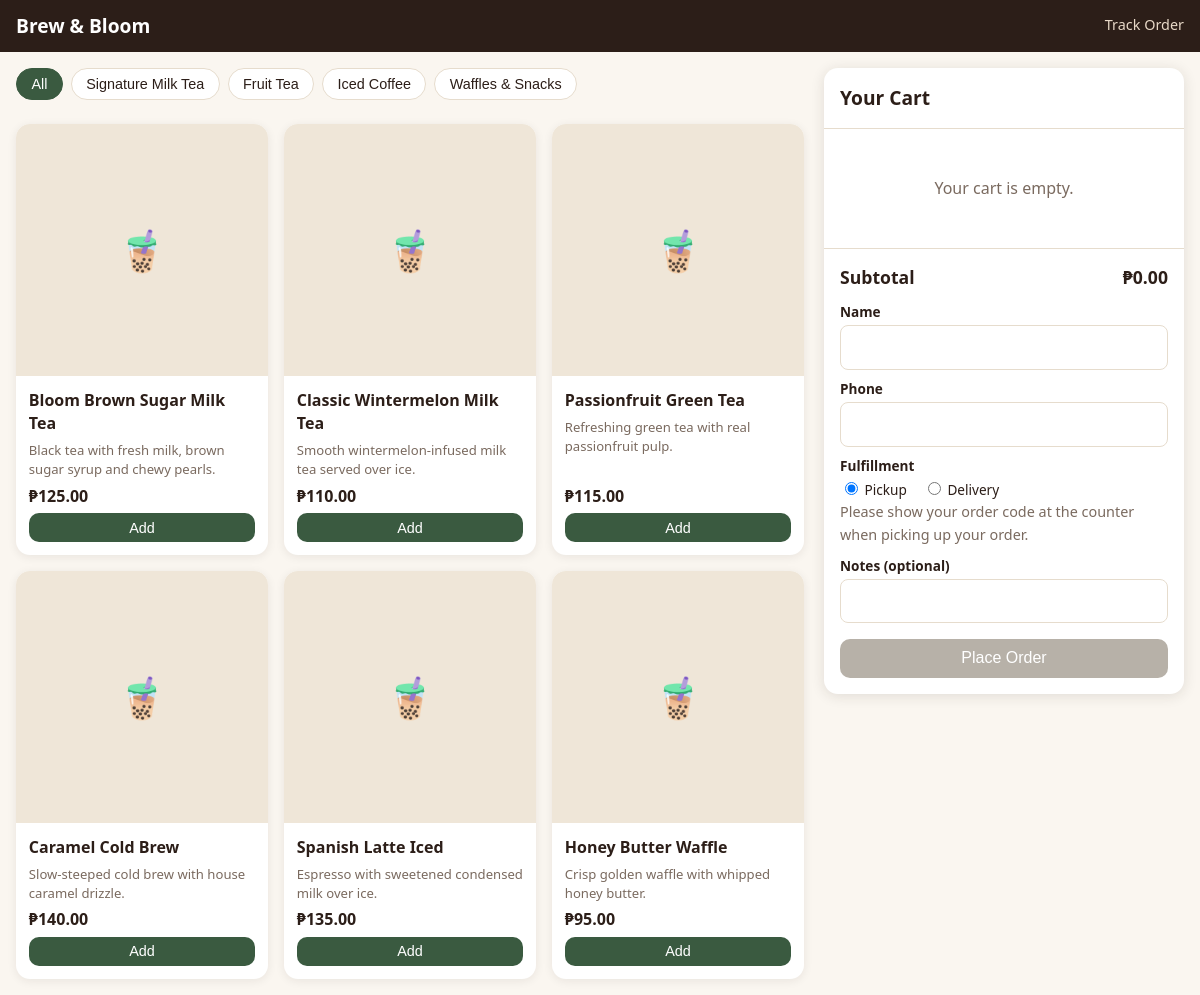
The page / on the database its author committed.
### tables this page shows
CREATE TABLE `settings` (
  `setting_key` VARCHAR(50) PRIMARY KEY,
  `setting_value` TEXT NOT NULL,
  `updated_at` TIMESTAMP DEFAULT CURRENT_TIMESTAMP ON UPDATE CURRENT_TIMESTAMP
);

CREATE TABLE `categories` (
  `id` INT UNSIGNED AUTO_INCREMENT PRIMARY KEY,
  `name` VARCHAR(80) NOT NULL UNIQUE,
  `sort_order` INT NOT NULL DEFAULT 0,
  `is_active` TINYINT(1) NOT NULL DEFAULT 1,
  `created_at` TIMESTAMP DEFAULT CURRENT_TIMESTAMP
);

CREATE TABLE `products` (
  `id` INT UNSIGNED AUTO_INCREMENT PRIMARY KEY,
  `category_id` INT UNSIGNED NOT NULL,
  `name` VARCHAR(120) NOT NULL,
  `description` TEXT NULL,
  `price` DECIMAL(10,2) NOT NULL,
  `image_path` VARCHAR(255) NULL,
  `is_available` TINYINT(1) NOT NULL DEFAULT 1,
  `is_active` TINYINT(1) NOT NULL DEFAULT 1,
  `created_at` TIMESTAMP DEFAULT CURRENT_TIMESTAMP,
  `updated_at` TIMESTAMP DEFAULT CURRENT_TIMESTAMP ON UPDATE CURRENT_TIMESTAMP,
  FOREIGN KEY (`category_id`) REFERENCES `categories`(`id`) ON DELETE RESTRICT ON UPDATE CASCADE,
  INDEX `idx_products_cat_active` (`category_id`, `is_active`)
);

### src/Helpers/Security.php (called while the page is built, shortened)
<?php
function e(?string $value): string
{
    return htmlspecialchars($value ?? '', ENT_QUOTES | ENT_SUBSTITUTE, 'UTF-8');
}

### src/Models/OrderModel.php (called while the page is built, shortened)
<?php
final class OrderModel
{
    public function getSetting(string $key, string $default = ''): string
    {
        $stmt = $this->pdo->prepare('SELECT setting_value FROM settings WHERE setting_key = ? LIMIT 1');
        $stmt->execute([$key]);
        $v = $stmt->fetchColumn();
        return $v === false ? $default : (string)$v;
    }
}

### src/Models/CategoryModel.php (called while the page is built, shortened)
<?php
final class CategoryModel
{
    public function getAll(bool $onlyActive = false): array
    {
        $sql = 'SELECT id, name, sort_order, is_active, created_at FROM categories'
            . ($onlyActive ? ' WHERE is_active = 1' : '')
            . ' ORDER BY sort_order ASC, name ASC';
        return $this->pdo->query($sql)->fetchAll();
    }
}

### src/Models/ProductModel.php (called while the page is built, shortened)
<?php
final class ProductModel
{
    public function getAllWithCategory(bool $onlyActive = true): array
    {
        $sql = 'SELECT p.*, c.name AS category_name FROM products p
                JOIN categories c ON c.id = p.category_id'
            . ($onlyActive ? ' WHERE p.is_active = 1' : '')
            . ' ORDER BY c.sort_order ASC, p.name ASC';
        return $this->pdo->query($sql)->fetchAll();
    }
}

### public/index.php (the view, shortened to what this page needs)
<?php
require_once __DIR__ . '/../src/Models/CategoryModel.php';
require_once __DIR__ . '/../src/Models/ProductModel.php';
require_once __DIR__ . '/../src/Models/OrderModel.php';
$pdo = db();
$categories = (new CategoryModel($pdo))->getAll(true);
$products = (new ProductModel($pdo))->getAllWithCategory(true);
$open = (new OrderModel($pdo))->getSetting('is_accepting_orders', '0') === '1';
$storeName = (new OrderModel($pdo))->getSetting('store_name', 'Brew & Bloom');
$pickup = (new OrderModel($pdo))->getSetting('pickup_instructions');
$deliveryNote = (new OrderModel($pdo))->getSetting('delivery_note');
$activeCatIds = array_column($categories, 'id');
$products = array_values(array_filter($products, fn($p) => (int)$p['is_active'] === 1 && in_array($p['category_id'], $activeCatIds)));
?>
<!DOCTYPE html>
<html lang="en">
<head>
<link rel="stylesheet" href="<?= e(BASE_URL) ?>/assets/css/store.css">
</head>
<body>
<header class="site-header">
  <h1><?= e($storeName) ?></h1>
  <div class="header-actions">
    <a href="order-status.php">Track Order</a>
  </div>
</header>
<div class="layout has-cart">
<main>
  <div class="tabs">
    <button type="button" class="tab active" data-cat="all">All</button>
    <?php foreach ($categories as $c): ?>
      <button type="button" class="tab" data-cat="<?= (int)$c['id'] ?>"><?= e($c['name']) ?></button>
    <?php endforeach; ?>
  </div>
  <div class="product-grid">
    <?php foreach ($products as $p): $sold = (int)$p['is_available'] === 0; ?>
    <article class="product-card" data-cat="<?= (int)$p['category_id'] ?>">
      <div class="img">
        <?php if ($p['image_path']): ?><img src="<?= e(BASE_URL . '/' . $p['image_path']) ?>" alt="<?= e($p['name']) ?>" loading="lazy"><?php else: ?><span aria-hidden="true">🧋</span><?php endif; ?>
      </div>
      <div class="product-body">
        <h3><?= e($p['name']) ?></h3>
        <p><?= e($p['description']) ?></p>
        <div class="price">₱<?= number_format((float)$p['price'], 2) ?></div>
        <button type="button" class="btn btn-sm add-to-cart" data-id="<?= (int)$p['id'] ?>" data-name="<?= e($p['name']) ?>" data-price="<?= e((string)$p['price']) ?>" <?= $sold ? 'disabled' : '' ?>><?= $sold ? 'Sold Out' : 'Add' ?></button>
      </div>
    </article>
    <?php endforeach; ?>
  </div>
</main>
<aside id="cart-panel" class="cart-panel" aria-label="Cart">
  <div class="cart-head"><h2>Your Cart</h2><button type="button" id="cart-close" class="btn btn-sm btn-light cart-close">Close</button></div>
  <div class="cart-body"><div id="cart-items"></div></div>
  <div class="cart-foot">
    <div class="subtotal"><span>Subtotal</span><span id="cart-subtotal">₱0.00</span></div>
    <form id="checkout-form" class="checkout-form" method="post" action="checkout.php">
      <label for="customer_name">Name</label>
      <input type="text" id="customer_name" name="customer_name" maxlength="100" required>
      <label for="customer_phone">Phone</label>
      <input type="tel" id="customer_phone" name="customer_phone" maxlength="20" pattern="[0-9+\-\s]{7,20}" required>
      <label>Fulfillment</label>
      <div class="radio-row">
        <label><input type="radio" name="fulfillment_type" value="pickup" checked> Pickup</label>
        <label><input type="radio" name="fulfillment_type" value="delivery"> Delivery</label>
      </div>
      <small class="meta" id="fulfillment-note" data-pickup="<?= e($pickup) ?>" data-delivery="<?= e($deliveryNote) ?>"><?= e($pickup) ?></small>
      <label for="notes">Notes (optional)</label>
      <input type="text" id="notes" name="notes" maxlength="255">
      <button type="submit" id="checkout-submit" class="btn btn-block" style="margin-top:1rem" data-closed="<?= $open ? '0' : '1' ?>" disabled>Place Order</button>
    </form>
  </div>
</aside>
</div>
</body>
</html>

### public/assets/css/store.css (style rules this page uses)
:root { --bg:#FAF6F0;--ink:#2C1E18;--primary:#3A5A40;--primary-dark:#2c4531;--card:#fff;--line:#e6dccd;--muted:#7a6a5f;--danger:#b3261e }
* { box-sizing:border-box }
body { margin:0;background:var(--bg);color:var(--ink);font-family:system-ui,-apple-system,Segoe UI,Roboto,sans-serif;line-height:1.45 }
a { color:var(--primary) }
.site-header { position:sticky;top:0;z-index:100;display:flex;align-items:center;justify-content:space-between;gap:.75rem;background:var(--ink);color:#fff;padding:.75rem 1rem }
.site-header h1 { margin:0;font-size:1.2rem }
.site-header a { color:#e8d9c8;text-decoration:none;font-size:.9rem }
.header-actions { display:flex;gap:1rem;align-items:center }
.btn { display:inline-block;border:0;border-radius:10px;background:var(--primary);color:#fff;padding:.65rem 1.1rem;font-size:1rem;cursor:pointer;text-decoration:none }
.btn:disabled { background:#b7b1a8;cursor:not-allowed }
.btn-sm { padding:.4rem .8rem;font-size:.9rem }
.btn-block { width:100% }
.layout { max-width:1200px;margin:0 auto;padding:1rem;display:grid;gap:1.25rem }
.tabs { display:flex;gap:.5rem;overflow-x:auto;padding-bottom:.5rem;margin-bottom:1rem }
.tab { flex:0 0 auto;border:1px solid var(--line);background:#fff;color:var(--ink);padding:.45rem .9rem;border-radius:999px;cursor:pointer;font-size:.9rem }
.tab.active { background:var(--primary);color:#fff;border-color:var(--primary) }
.product-grid { display:grid;gap:1rem;grid-template-columns:repeat(auto-fill,minmax(160px,1fr)) }
.product-card { background:var(--card);border-radius:14px;overflow:hidden;box-shadow:0 2px 10px rgba(44,30,24,.08);display:flex;flex-direction:column }
.product-card .img { position:relative;aspect-ratio:1/1;background:#efe6d8;display:flex;align-items:center;justify-content:center;font-size:2.5rem }
.product-body { padding:.8rem;display:flex;flex-direction:column;gap:.35rem;flex:1 }
.product-body h3 { margin:0;font-size:1rem }
.product-body p { margin:0;font-size:.82rem;color:var(--muted);flex:1 }
.price { font-weight:700 }
.cart-panel { position:fixed;inset:0 0 0 auto;width:min(100%,400px);background:#fff;box-shadow:-4px 0 24px rgba(0,0,0,.2);transform:translateX(100%);transition:transform .25s;z-index:120;display:flex;flex-direction:column }
.cart-head { display:flex;justify-content:space-between;align-items:center;padding:1rem;border-bottom:1px solid var(--line) }
.cart-head h2 { margin:0;font-size:1.2rem }
.cart-body { flex:1;overflow-y:auto;padding:1rem }
.cart-foot { border-top:1px solid var(--line);padding:1rem;max-height:60vh;overflow-y:auto }
.subtotal { display:flex;justify-content:space-between;font-weight:700;font-size:1.1rem;margin-bottom:.75rem }
.checkout-form label { display:block;font-size:.85rem;font-weight:600;margin:.6rem 0 .2rem }
.checkout-form input[type=text],.checkout-form input[type=tel],.checkout-form textarea,.field input[type=text],.field input[type=tel] { width:100%;padding:.6rem .7rem;border:1px solid var(--line);border-radius:8px;font:inherit;background:#fff }
.radio-row { display:flex;gap:1rem }
.radio-row label { font-weight:500;margin:0 }
.meta { color:var(--muted);font-size:.9rem }
@media (min-width:700px) { .product-grid { grid-template-columns:repeat(auto-fill,minmax(200px,1fr)) } }
@media (min-width:1000px) { .cart-panel { position:sticky;top:5.25rem;z-index:10;transform:none;width:auto;max-height:calc(100vh - 6.25rem);overflow-y:auto;border-radius:14px;box-shadow:0 2px 14px rgba(44,30,24,.12);inset:auto;transition:none } }
@media (min-width:1000px) { .cart-body { flex:none;overflow:visible } }
@media (min-width:1000px) { .cart-foot { max-height:none;overflow:visible } }
@media (min-width:1000px) { .layout.has-cart { grid-template-columns:1fr 360px;align-items:start } }
html,body { max-width:100%;overflow-x:hidden }
.site-header { width:100% }
.product-card,.cart-panel { min-width:0;max-width:100% }
.layout>*,main { min-width:0 }

### rows shown on the page
settings: setting_value "Brew & Bloom"
categories: name "Signature Milk Tea"
categories: name "Fruit Tea"
categories: name "Iced Coffee"
categories: name "Waffles & Snacks"
products: name "Bloom Brown Sugar Milk Tea", description "Black tea with fresh milk, brown sugar syrup and chewy pearls.", price "125.00", is_available "Add"
products: name "Classic Wintermelon Milk Tea", description "Smooth wintermelon-infused milk tea served over ice.", price "110.00", is_available "Add"
products: name "Passionfruit Green Tea", description "Refreshing green tea with real passionfruit pulp.", price "115.00", is_available "Add"
products: name "Caramel Cold Brew", description "Slow-steeped cold brew with house caramel drizzle.", price "140.00", is_available "Add"
products: name "Spanish Latte Iced", description "Espresso with sweetened condensed milk over ice.", price "135.00", is_available "Add"
products: name "Honey Butter Waffle", description "Crisp golden waffle with whipped honey butter.", price "95.00", is_available "Add"
